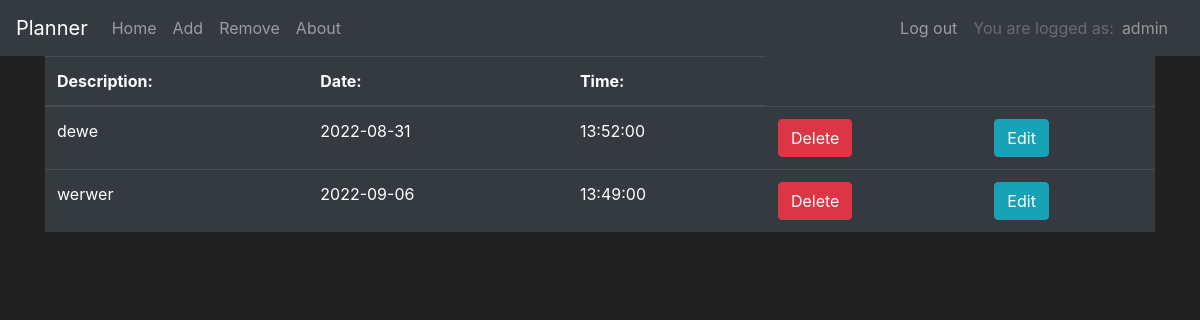
Page / (signed in) on the earlier database version.
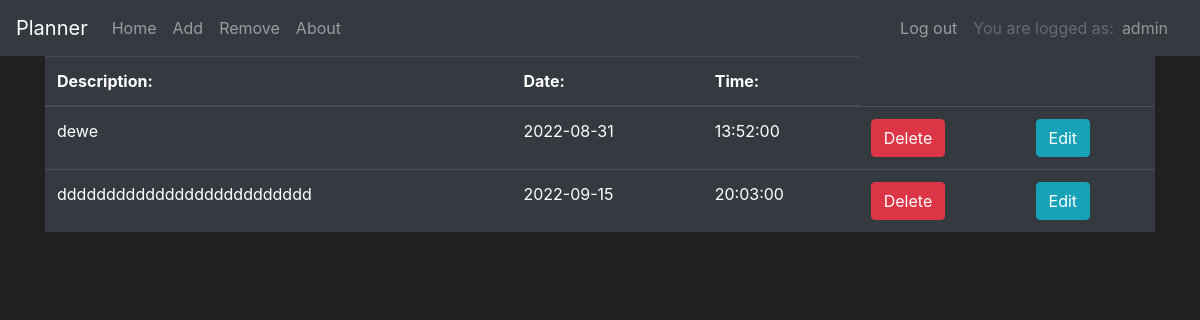
Same page on the later database version.
### pro/models.py (models this page shows, shortened)
class User(db.Model, UserMixin):
    id = db.Column(db.Integer(), primary_key=True)
    user_name = db.Column(db.String(length=30), nullable=False, unique=True)
    email_address = db.Column(db.String(length=60),
                              nullable=False, unique=True)
    password_hash = db.Column(db.String(length=100), nullable=False)
    events = db.relationship('Event', backref=' creator', lazy=True)
    @property
    def password(self):
        return self.password

class Event(db.Model):
    event_id = db.Column(db.Integer(), primary_key=True)
    event_name = db.Column(db.String(length=200), nullable=False)
    event_date = db.Column(db.Date(), nullable=False)
    event_time = db.Column(db.Time(), nullable=False)
    event_creator_id = db.Column(db.Integer(), db.ForeignKey('user.id'))

### pro/routes.py (the view, shortened to what this page needs)
@app.route('/', methods=['GET', 'POST'])
def home_page():
    form = EventForm()
    delete_item = DeleteEventForm()
    edit_event_form = EditEventForm()
    edit_form = EditForm()
    if current_user.is_authenticated:
        events = Event.query.filter(Event.event_creator_id==current_user.id).order_by(Event.event_date.asc())
        events.order_by(Event.event_date.asc())
        if delete_item.validate_on_submit():
            to_delete = request.form.get('to_delete')
            Event.query.filter_by(event_id = to_delete).delete()
            db.session.commit()
        return render_template('home.html', form=form, events=events, delete_item = delete_item, edit_event_form = edit_event_form, edit_form = edit_form)
    else:
        return render_template('home.html', form=form,delete_item = delete_item, edit_event_form = edit_event_form, edit_form = edit_form)

### pro/forms.py
class EventForm(FlaskForm):
    date = DateField(label='Date', validators=[DataRequired()])
    time = TimeField(label='Time', validators=[DataRequired()])
    name = TextAreaField(label='Description', validators=[
                         Length(min=2, max=300), DataRequired()])
    submit = SubmitField(label='Add')

class DeleteEventForm(FlaskForm):
    delete = SubmitField(label='Delete')

### pro/models.py (called while the page is built)
@login_manager.user_loader
def load_user(user_id):
    return User.query.get(int(user_id))

### pro/templates/home.html (shortened to what this page needs)
{% extends 'base.html' %}
{% block content %}
<table class="table table-hover table-dark">
    <thead>
        <tr>
            <th> Description: </th>
            <th> Date: </th>
            <th> Time: </th>
        </tr>
    </thead>
    <tbody>
        {% for event in events %}
            <tr>
                <td> {{event.event_name}}</td>
                <td> {{event.event_date}}</td>
                <td> {{event.event_time}}</td>
                <form method="POST">
                <td>
                        {{delete_item.delete(class="btn btn-danger")}}
                </td>
                </form>
                <td>
                    <button class="btn btn-outline btn-info" data-toggle="modal" data-target="#Modal-Edit-{{ event.event_id }}">Edit</button>
                </td>
            </tr>
        {% endfor %}
    </tbody>
</table>
{% endblock %}

### pro/templates/base.html (shortened to what this page needs)
<!doctype html>
<html lang="en">
  <head>
    <link rel="stylesheet" href="https://cdn.jsdelivr.net/npm/bootstrap@4.3.1/dist/css/bootstrap.min.css">
  </head>
  <body>
    <nav class="navbar navbar-expand-lg navbar-dark bg-dark">
        <a class="navbar-brand" href="#">Planner</a>
        <div class="collapse navbar-collapse" id="navbarNav">
          <ul class="navbar-nav mr-auto">
            {% if current_user.is_authenticated %}
            <li class="nav-item ">
              <a class="nav-link" href="{{ url_for('home_page') }}">Home</a>
            </li>
            <li class="nav-item">
              <a class="nav-link" data-toggle="modal" href="#" data-target="#Modal-Add">Add</a>
            </li>
            <li class="nav-item">
              <a class="nav-link" href="#">Remove</a>
            </li>
            <li class="nav-item">
              <a class="nav-link" href="#">About</a>
            </li>
          </ul>
          <ul class="navbar-nav">
            <li class="nav-item">
              <a class="nav-link" href="{{ url_for('logout_page') }}">Log out</a>
            </li>
            <li class="nav-item d-flex mr-3 ">
              <a class="nav-link disabled">You are logged as: </a><a class="mt-2" id="user_profile_button" href=""> {{ current_user.user_name }}</a>
            </li>
          </ul>
            {% endif %}
        </div>
    </nav>
    <div class="container">
    {% block content %}
    {% endblock %}
    </div>
  </body>
</html>

### pro/templates/base.html (style rules this page uses)
body { background-color: #212121; color: white; }
#user_profile_button { text-decoration: none; color: rgb(150, 150, 150); transition-duration: 0.2s; }

Differences in the rows shown:
changed Event: event_name "werwer" → "dddddddddddddddddddddddddd"; event_date "2022-09-06" → "2022-09-15"; event_time "13:49:00" → "20:03:00"
